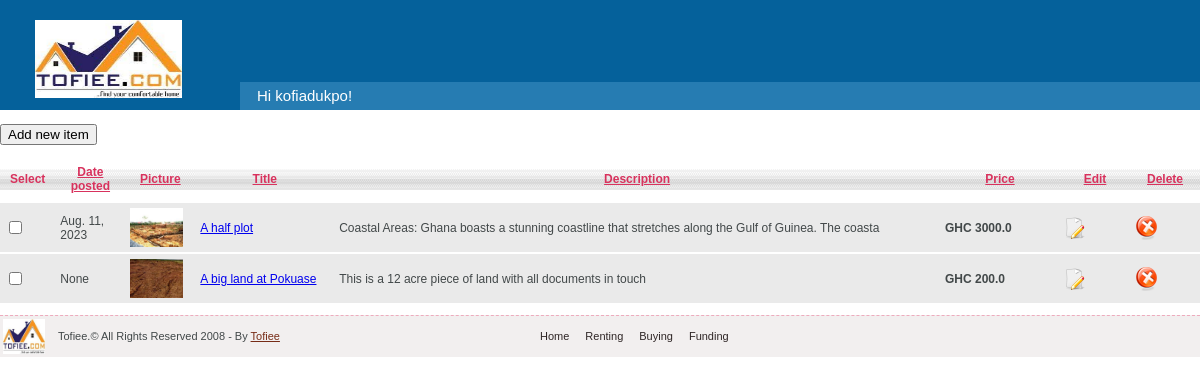
Page /user/ (signed in) on the earlier database version.
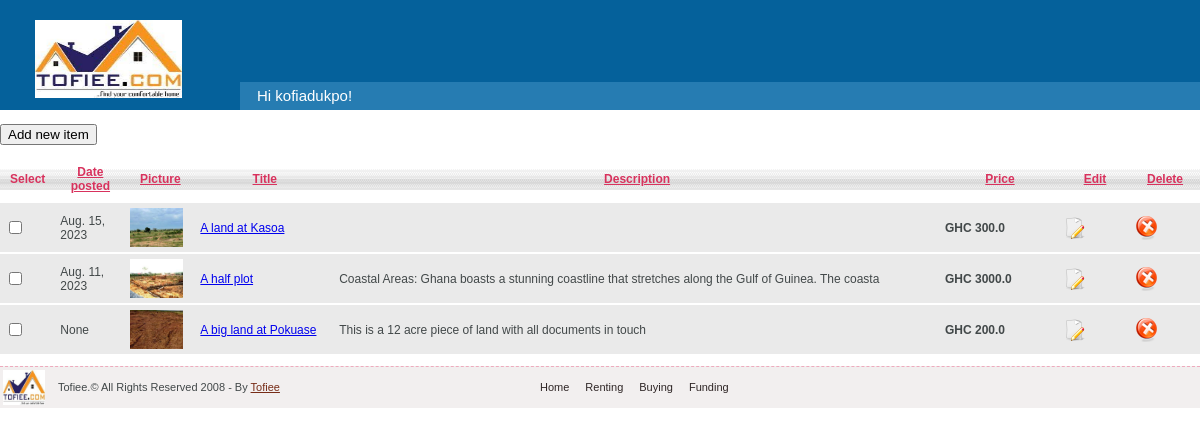
Same page on the later database version.
### tofiee/models.py (models this page shows, shortened)
class Member(models.Model):
  username = models.CharField(max_length=15, default='none')
  price = models.FloatField()
  title = models.CharField(max_length=50)
  region = models.CharField(max_length=25, default='none')
  city = models.CharField(max_length=50, default='none')
  town = models.CharField(max_length=50, default='none')
  description = models.CharField(max_length=1000, blank=True)
  date = models.DateField(default=datetime.now())
  size = models.CharField(max_length=50, default='none', blank=True)
  contact = models.CharField(max_length=10, blank=True)
  dp = models.ImageField(upload_to='images/',default='default.jpg', blank=True)
  pic1 = models.ImageField(upload_to='images/',default='default.jpg', blank=True)
  pic2 = models.ImageField(upload_to='images/',default='default.jpg', blank=True)
  pic3 = models.ImageField(upload_to='images/',default='default.jpg', blank=True)
  pic4 = models.ImageField(upload_to='images/',default='default.jpg', blank=True)
  pic5 = models.ImageField(upload_to='images/',default='default.jpg', blank=True)
  pic6= models.ImageField(upload_to='images/',default='default.jpg', blank=True)
  rooms = models.FloatField(max_length=50)
  bathrooms = models.FloatField(max_length=50)
  utilities = models.CharField(max_length=100)
  category = models.CharField(max_length=100, default='none')
  active = models.CharField(max_length=10, default='0', blank=True)
  slug = models.SlugField(max_length=200, unique=True)
  newsletter = models.CharField(max_length=100, default=0)
  document_a = models.FloatField(max_length=100, default=0)
  document_b = models.FloatField(max_length=100, default=0)
  document_c = models.FloatField(max_length=100, default=0)
  availability_from = models.DateField(max_length=100, default=datetime.now(),  blank=True)
  availability_to = models.DateField(max_length=100, default=datetime.now(), blank=True)

### tofiee/views.py (the view)
# urls.py: path("user/", tf.user, name="user"),
def user(request):
    if request.user.is_authenticated:
        username = request.user.username
        member = Member.objects.all().filter(username= username).order_by('-date')
        return render (request=request, template_name="user.html", context={"member":member})
    else:
        return HttpResponse("Hello, guest! Please login to continue")

### tofiee/templates/user.html
{% extends "baseuser.html" %}
{% block content %}
{% load static %}
<br>
<a href="/userinput/">
  <button>Add new item</button>
</a>
<div class="table_grid">
    <table cellspacing="0" cellpadding="0">
      <tr>
        <th style="width:10px;">Select</th>
        <th style="width:50px;"><a href="#" class="pink">Date posted</a></th>
        <th style="width:50px;"><a href="#" class="pink">Picture</a></th>
        <th style="width:auto;"><a href="#" class="pink">Title</a></th>
        <th style="width:auto;"><a href="#" class="pink">Description</a></th>
        <th style="width:100px;"><a href="#" class="pink">Price</a></th>
        <th style="width:50px;"><a href="#" class="pink">Edit</a></th>
        <th style="width:50px;"><a href="#" class="pink">Delete</a></th>
      </tr>
      {% for i in member %}
      <tr class="even">
        <td><input type="checkbox" name="checkbox" /></td>
        <td>{{ i.date }}</td>
        <td><img alt="" src="{{ i.dp.url }}" width="53" height="39" border="0" /></td>
        <td><a href="{% url 'user_detail' i.slug  %}">{{ i.title }}</a></td>
        <td>{{ i.description }}</td>
        <td><strong>GHC {{ i.price }}</strong></td>
        <td><a href="/update/{{ i.id }}"><img alt="" src="{% static 'images/adminicons/edit.png' %}" width="22" height="22" border="0" /></a></td>
        <td><a href="{% url 'delete_record' i.id %}" onclick="return confirm('Are you sure you want to delete this record?')"><img alt="" src="{% static 'images/adminicons/delete.png' %}"  width="24" height="24" border="0" /></a></td>
      </tr>
      {% endfor %}
      </table>
    </div>
{% endblock %}

Differences in the rows shown:
added Member: date "Aug. 15, 2023", dp (picture), title "A land at Kasoa", price "300.0"
